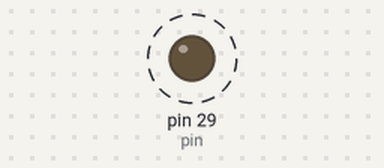
Simulated run of this sketch. Board: Arduino Mega 2560, built with avr-gcc and run on an emulated ATmega2560. Parts: output pins drawn as LEDs (lit = HIGH). Dashed ring = blinking.

Above: at 0.2 s.
Timing chart, 0 to 3.0 s (numbered marks = the images above):
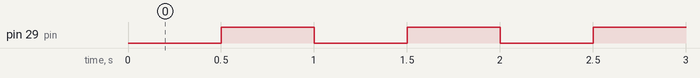

The sketch:

HelloBlinky.ino
```cpp
// The Arduino Wiring application template is documented at http://go.microsoft.com/fwlink/?LinkID=533884&clcid=0x409
int pin = 29;

void setup()
{
    // put your setup code here, to run once:

    pinMode(pin, OUTPUT);
}

void loop()
{
    // put your main code here, to run repeatedly:

    digitalWrite(pin, LOW);
    delay(500);
    digitalWrite(pin, HIGH);
    delay(500);
}
```

Measured:
- by itself, pin 29 (pin): alternates HIGH for 0.50 s and LOW for 0.50 s
